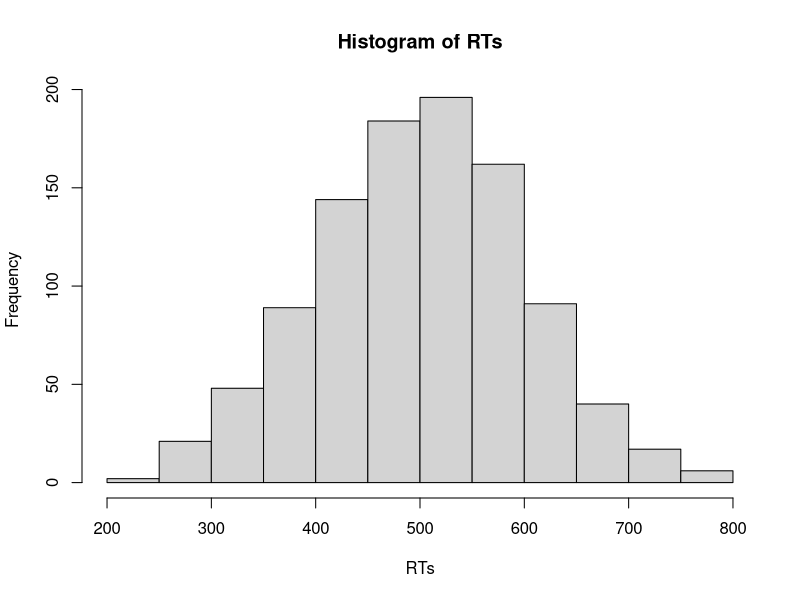
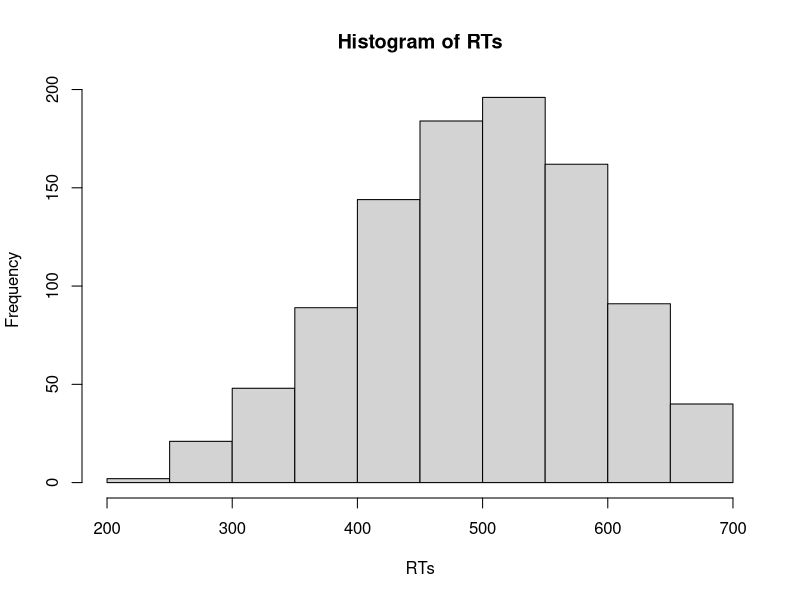
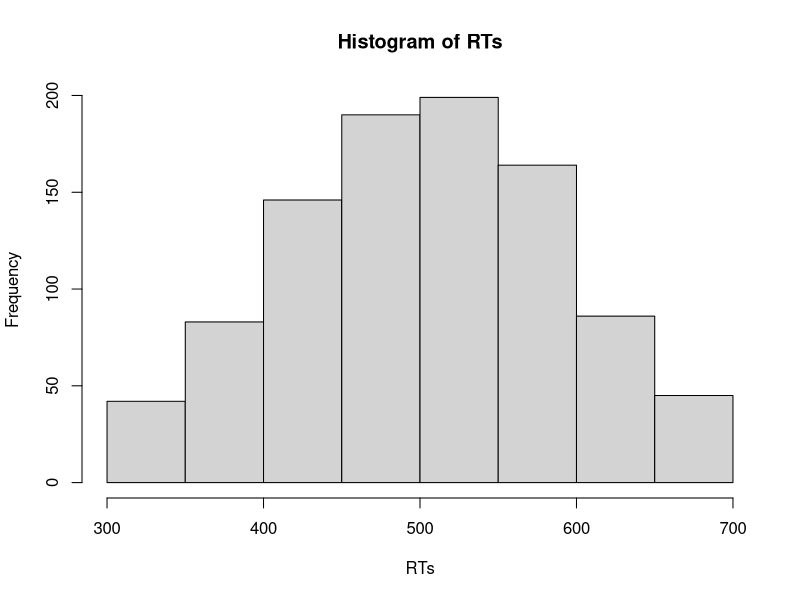

The R script that drew these images, in order:
## ---- chunk 1
# Hier werden zwei Variablen - x und y - definiert
x <- 2
y <- 3
## ---- chunk 2
x
## ---- chunk 3
x+y
x*y
## ---- chunk 4
z <- x*10
## ---- chunk 5
x
z
## ---- chunk 6
# Beispiele für gute Variablennamen
durchschnittliches_Alter <- 23
MW_Alter <- 23
durchschnittliches_Evaluationsergebnis_KursA <- 2
MW_Evaluationsergebnis_KursA <- 2
## ---- chunk 7
Vektor_numeric <- c(1, 2, 3, 4, 5, 6:10)
## ---- chunk 8
mode(Vektor_numeric)
## ---- chunk 9
Vektor_numeric*2
## ---- chunk 10
punkte_MC_Fragen <- c(5, 2, 2, 4, 3, 2, 1, 0, 1, 4)
punkte_offene_Fragen <- c(3, 4, 5, 0, 2, 3, 1, 3, 5, 1)
klausurergebnis <- punkte_MC_Fragen + punkte_offene_Fragen
klausurergebnis
## ---- chunk 11
"Alpha" 
'Beta'
Vektor_character <- c("Lea", "Luke", "Han", "Chewy") 
mode(Vektor_character)
## ---- chunk 12
Geschlecht <- c("männlich", "weiblich", "weiblich", "divers", "weiblich")
Studienfach <- c("Psychologie", "Medizin", "Informatik", "Sportwissenschaft", "Biologie")
## ---- chunk 13
TRUE 
FALSE
Vektor_logical <- c(TRUE, TRUE, FALSE, TRUE) 
mode(Vektor_logical)
## ---- chunk 14
# Hier wird festgehalten, welche Versuchspersonen (id) die Studie 
# vollständig abgeschlossen haben (Studie_abgeschlossen)
id <- c(1:10)
Studie_abgeschlossen <- c(TRUE, TRUE, FALSE, TRUE, TRUE, FALSE, FALSE, TRUE, TRUE, TRUE) 
## ---- chunk 15
## Logisches UND
TRUE & TRUE
TRUE & FALSE
FALSE & FALSE
## ---- chunk 16
## Logisches ODER
TRUE | TRUE
TRUE | FALSE
FALSE | FALSE
## ---- chunk 17
## Logisches NICHT
!TRUE
!FALSE
## ---- chunk 18
Bedingung <- c (0, 1, 1, 0, 1, 0, 0, 1)
Vektor_factor <- factor(x = Bedingung, 
                        levels = c(0,1),
                        labels = c("Kontrollgruppe", "Experimentalgruppe"))
Vektor_factor
mode(Vektor_factor)
## ---- chunk 19
alter <- c (21, 25, 29, 24, NA, 19, 23, 24, 20)
## ---- chunk 20
daten <- c (3, 7, 9, 0, 1, 1, 4, 5)
daten[3]
# Hier wird das dritte Element ausgewählt
## ---- chunk 21
daten[-3]
# Hier werden alle Elemente außer des dritten ausgewählt
## ---- chunk 22
daten[2:5]
# Hier werden die Elemente 2, 3, 4 und 5 ausgewählt
## ---- chunk 23
daten[c(2, 7)]
# Hier werden die Elemente 2 und 7 ausgewählt
## ---- chunk 24
ausgewaehlte_daten <- daten[c(2, 7)]
## ---- chunk 25
alter <- c(20, 21, 18, 25, 32, 17, 65, 22)
alter >= 18
## ---- chunk 26
# Hier überprüfen wir, welche Versuchspersonen jünger als 18 Jahre sind
alter < 18
# Wir können auch überprüfen, welche Versuchspersonen genau 18 Jahre sind
alter == 18
## ---- chunk 27
# Hier wird überprüft, welche Versuchspersonen Psychologie studieren
Studienfach <- c("Psychologie", "Medizin", "Informatik", "Sportwissenschaft", "Biologie")
Studienfach == "Psychologie"
## ---- chunk 28
Bedingung <- c (0, 1, 1, 0, 1, 0, 0, 1)
Bedingung <- factor(x = Bedingung, 
                        levels = c(0,1),
                        labels = c("Kontrollgruppe", "Experimentalgruppe"))
# Hier wird überprüft, welche Versuchspersonen der Experimentalgruppe angehören
Bedingung == "Experimentalgruppe"
## ---- chunk 29
Testwerte <- c(80, 57, 93, 85, 72, 65, -9)
Testwerte == -9
## ---- chunk 30
fehlende_Werte <- Testwerte == -9
## ---- chunk 31
Testwerte[fehlende_Werte] <- NA
# Hier wurde der Werte -9 durch NA ersetzt:
Testwerte
## ---- chunk 32
# Als erstes werden 1000 Trials einer Versuchsperson simuliert
RTs <- rnorm(n = 1000, mean = 500, sd = 100)
hist(RTs)
# In diesem Vektor von Reaktionszeiten werden alle RTs, die länger als 700 ms sind, entfernt
Ausreisser <- RTs > 700
RTs[Ausreisser] <- NA
hist(RTs)
## ---- chunk 33
RTs <- rnorm(n = 1000, mean = 500, sd = 100)
# Hier wird der logische Vergleich direkt als Index von RTs genutzt.
RTs[RTs > 700] <- NA
## ---- chunk 34
RTs <- rnorm(n = 1000, mean = 500, sd = 100)
# Hier wird der logische Vergleich direkt als Index von RTs genutzt.
RTs[RTs > 700] <- 700
## ---- chunk 35
# Als erstes werden 1000 Trials einer Versuchsperson simuliert
RTs <- rnorm(n = 1000, mean = 500, sd = 100)
# Dann werden untere und obere Grenzen als Variablen definiert. Dies hat den
# Vorteil, dass Sie einfach diese Variablen im Code anpassen können, wenn Sie 
# die Kriterien zur Ausreißeranalyse anpassen möchten.
untere_Grenze <- 300
obere_Grenze <- 700
# In diesem Vektor von Reaktionszeiten werden alle RTs, die schneller als 300 ms
# oder länger als 700 ms sind, entfernt. Dazu wird der logische ODER-Operator 
# benötigt; es sollen solche Trials identifiziert werden, die < 300 ms ODER 
# > 700 ms sind.
Ausreisser <- (RTs > obere_Grenze | RTs < untere_Grenze)
RTs[Ausreisser] <- NA
# Im Histogramm ist zu sehen, dass sowohl sehr schnelle als auch sehr langsame
# Trials aus den Daten entfernt wurden.
hist(RTs)
